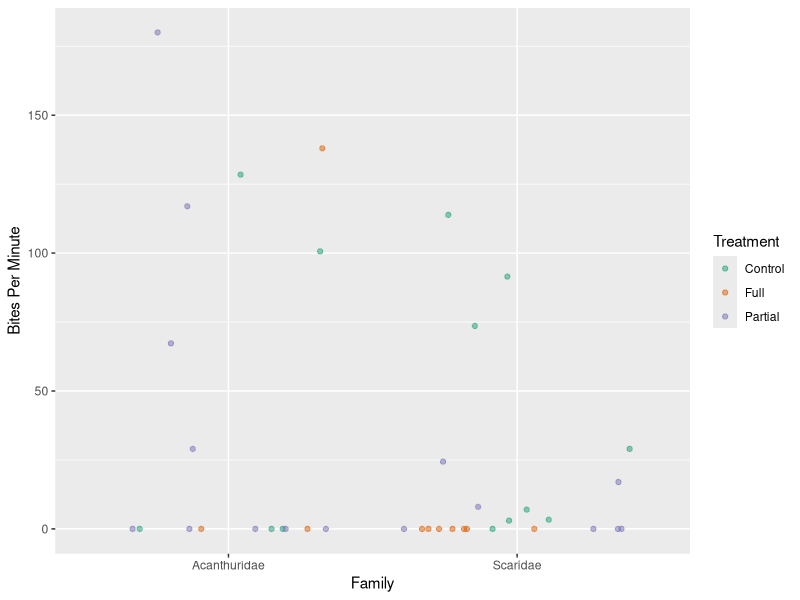

Here is the R script that generated this plot:
## ---- chunk 1
knitr::opts_chunk$set(echo = TRUE)
library(tidyverse)

### All libraries must be loaded in this chunk
### Any global options you'd like to set (a global ggplot theme for example) should go here
## ---- chunk 2
## Read in and save your two tidy CSV files here for downstream use. 
## Show their output with head() for reproduciblity!
read_csv("treatment_results.csv") -> treatment_results
head(treatment_results)
read_csv("plot_bites.csv") -> plot_bites
head(plot_bites)
## ---- chunk 3
## Code to prepare data for plotting goes here. 
## It should save a dataset you can use to plot in the next chunk.
plot_bites %>%
  filter(family == c("Acanthuridae", "Scaridae"), treatment == c("Full", "Partial", "Control")) %>% 
  #only need the two families according to previos graph and then filtered all treatment types
  select(treatment,family,timeCorrBites) -> new_bites_hour
  #out of all the columns, only needed treatment, family, and timeCorrBites

head(new_bites_hour)
#making sure it has all necessary components for graph
## ---- chunk 4
## plot the data here.
## ensure an appropriate figure size and legible output by setting the fig.width and fig.height for this chunk
new_bites_hour %>%
  ggplot(aes(x = family, y= timeCorrBites)) +
  geom_jitter(aes(color=treatment), alpha=0.5)+ #used alpha so can guarentee seeing all of the points
  scale_color_brewer(palette= "Dark2") + #colorblind friendly palette
  labs(x = "Family", y = "Bites Per Minute", color = "Treatment") ->figure3b 
  #as per the metadata, it is by minute not hour

figure3b

## ---- chunk 5
## Code to prepare data for plotting goes here. 
## It should save a dataset you can use to plot in the next chunk.
## ---- chunk 6
## plot the data here.
## ensure an appropriate figure size and legible output by setting the fig.width and fig.height for this chunk
## ---- chunk 7
## Code to prepare data for plotting goes here. 
## It should save a dataset you can use to plot in the next chunk.
## ---- chunk 8
## plot the data here.
## ensure an appropriate figure size and legible output by setting the fig.width and fig.height for this chunk
## ---- chunk 9
## Code to prepare data for plotting goes here. 
## It should save a dataset you can use to plot in the next chunk.
## ---- chunk 10
## plot the data here.
## ensure an appropriate figure size and legible output by setting the fig.width and fig.height for this chunk
## ---- chunk 11
## Code to prepare data for plotting goes here. 
## It should save a dataset you can use to plot in the next chunk.
## ---- chunk 12
## plot the data here.
## ensure an appropriate figure size and legible output by setting the fig.width and fig.height for this chunk
